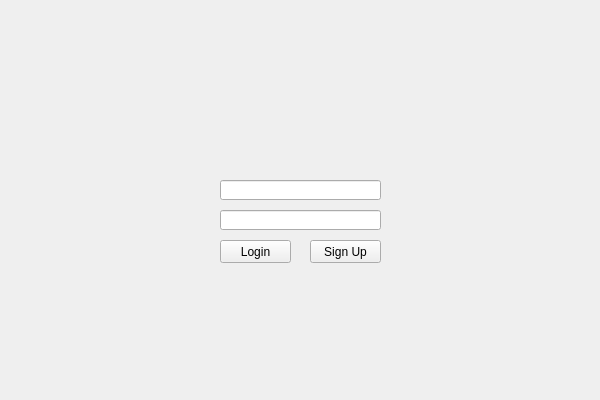
<?xml version="1.0" encoding="UTF-8"?>
<ui version="4.0">
 <class>Form</class>
 <widget class="QWidget" name="Form">
  <property name="geometry">
   <rect>
    <x>0</x>
    <y>0</y>
    <width>600</width>
    <height>400</height>
   </rect>
  </property>
  <property name="windowTitle">
   <string>Form</string>
  </property>
  <widget class="QPushButton" name="loginBtn">
   <property name="geometry">
    <rect>
     <x>220</x>
     <y>240</y>
     <width>71</width>
     <height>23</height>
    </rect>
   </property>
   <property name="text">
    <string>Login</string>
   </property>
  </widget>
  <widget class="QLineEdit" name="loginTxt">
   <property name="geometry">
    <rect>
     <x>220</x>
     <y>180</y>
     <width>161</width>
     <height>20</height>
    </rect>
   </property>
  </widget>
  <widget class="QLineEdit" name="passwordTxt">
   <property name="geometry">
    <rect>
     <x>220</x>
     <y>210</y>
     <width>161</width>
     <height>20</height>
    </rect>
   </property>
  </widget>
  <widget class="QPushButton" name="regBtn">
   <property name="geometry">
    <rect>
     <x>310</x>
     <y>240</y>
     <width>71</width>
     <height>23</height>
    </rect>
   </property>
   <property name="text">
    <string>Sign Up</string>
   </property>
  </widget>
 </widget>
 <resources/>
 <connections/>
</ui>
